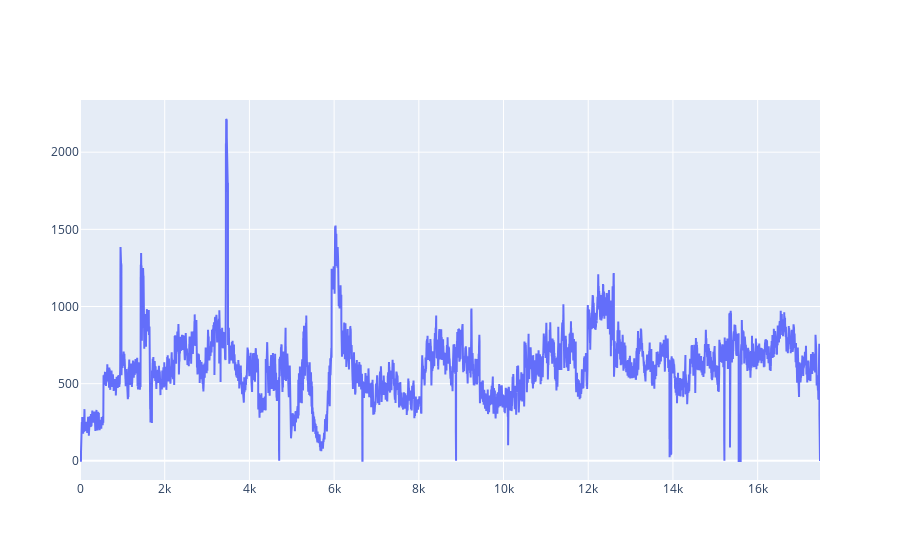

Here is the notebook cell this chart was saved with:
### Code cell
actual_item = '30m-item76'
df = pickle.load( open( "/home/richard_stana/programing/clanok/data/picklnute/30min.p", "rb" ) )
df = predspracovanie.make_dataset(df)
df = df.drop(["30m-item56", "30m-item57", "30m-item58", "30m-item60", "30m-item63", "30m-item64", "30m-item74"], axis=1)
# df = df[actual_item]
predspracovanie.draw(df, datum_alebo_cisla="cislo", y1_orig=df[actual_item])

### Figure 1 — Plotly figure (JSON) as saved in the notebook; plotly's stock layout.template omitted (floating-point values rounded to 4 significant figures; data arrays with more than 128 entries replaced by an {"elided": "..."} marker saying what was removed)
{"data": [{"mode": "lines", "name": "orig", "type": "scatter", "x": {"elided": "17473 int values"}, "y": {"elided": "17473 int values"}}], "layout": {"autosize": true, "xaxis": {"autorange": true, "range": [0, 17472], "type": "linear"}, "yaxis": {"autorange": true, "range": [-124.1, 2338.0], "type": "linear"}}}
